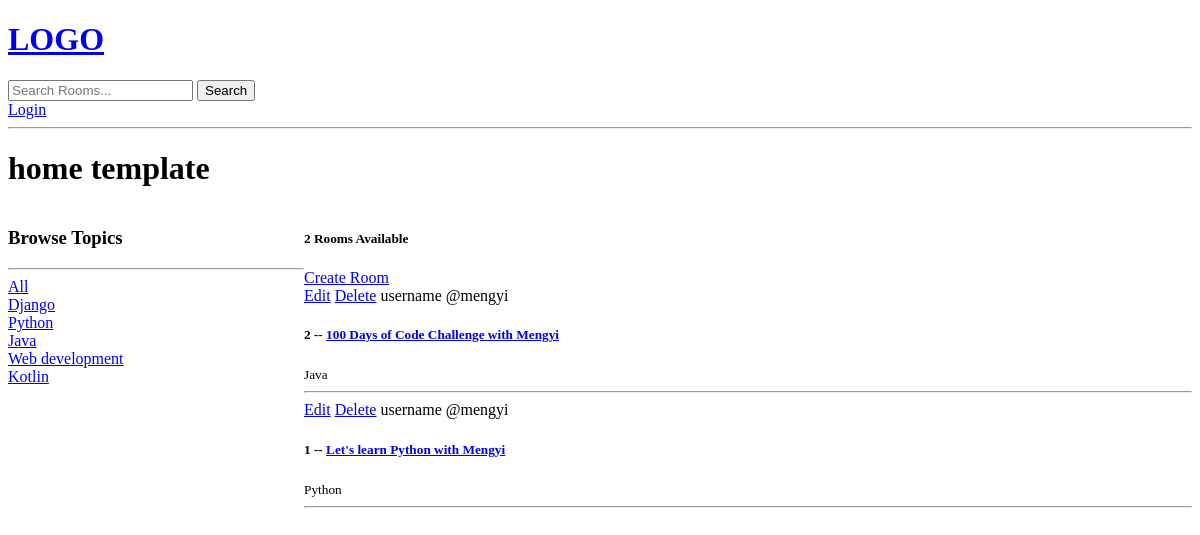
The app's page /, older data.
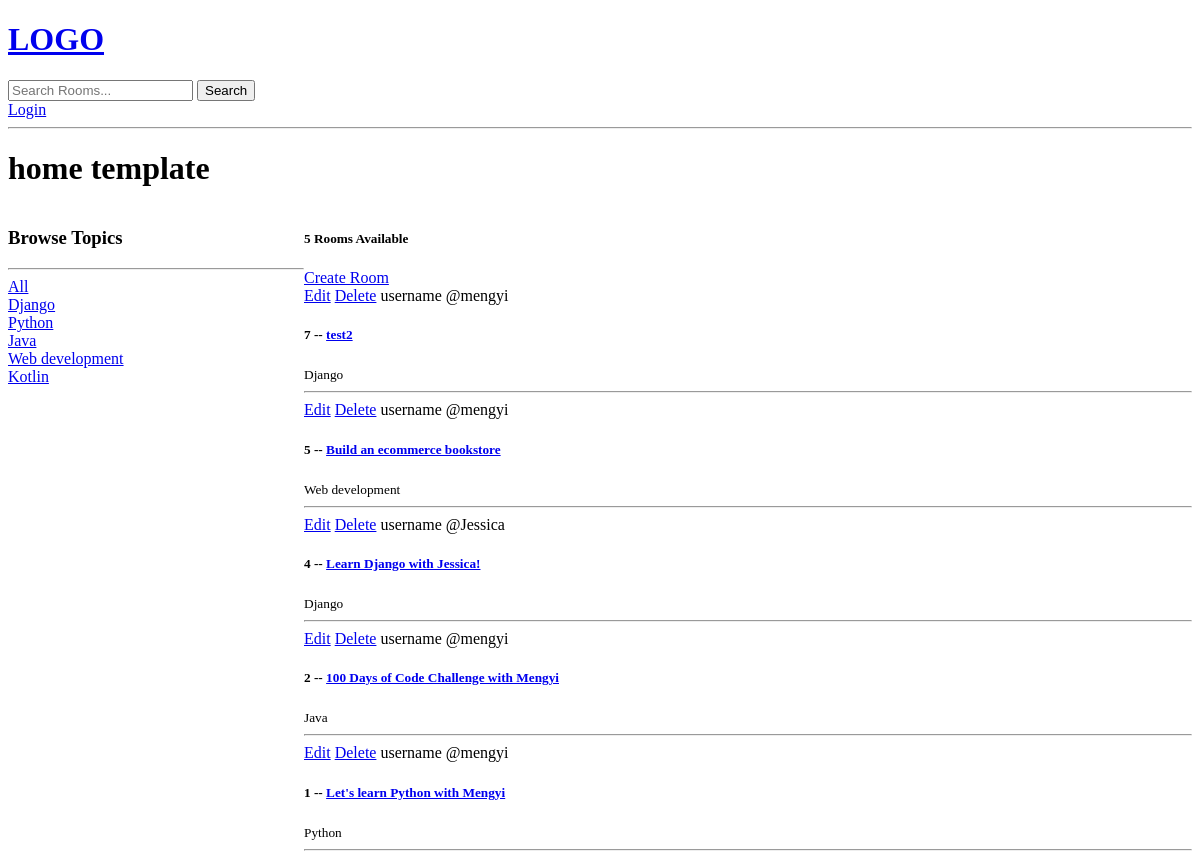
The same page, newer data.
### base/models.py (models this page shows, shortened)
class Topic(models.Model):
    name = models.CharField(max_length=200)

class Room(models.Model):
    host = models.ForeignKey(User, on_delete=models.SET_NULL, null=True)
    topic = models.ForeignKey(
        Topic, on_delete=models.SET_NULL, null=True)
    name = models.CharField(max_length=200)
    description = models.TextField(null=True, blank=True)
    updated = models.DateTimeField(auto_now=True)
    created = models.DateTimeField(auto_now_add=True)
    class Meta:
        ordering = ['-updated', '-created']

### base/views.py (the view)
# urls.py: 2. Add a URL to urlpatterns:  path('', views.home, name='home')
def home(request):
    q = request.GET.get("q") if request.GET.get("q") != None else ""
    rooms = Room.objects.filter(
        Q(topic__name__icontains=q) | Q(name__icontains=q) | Q(description__icontains=q))
    topics = Topic.objects.all()
    room_count = rooms.count()
    context = {"rooms": rooms, "topics": topics, "room_count": room_count}
    return render(request, "base/home.html", context)

### base/templates/base/home.html (shortened to what this page needs)
{% extends "main.html" %}
{% block content %}
<h1>home template</h1>
<div class="home-container">
    <div>
        <h3>Browse Topics</h3>
        <hr>
        <div>
            <a href="{% url 'home' %}">All</a>
        </div>
        {% for topic in topics %}
        <div>
            <a href="{% url 'home' %}?q={{topic.name}}">{{ topic.name }}</a>
        </div>
        {% endfor %}
    </div>
    <div>
        <h5>{{room_count}} Rooms Available </h5>
        <a href="{% url 'create-room' %}">Create Room</a>
        <div>
            {% for room in rooms %}
            <div>
                <a href="{% url 'update-room' room.id %}">Edit</a>
                <a href="{% url 'delete-room' room.id %}">Delete</a>
                <span> username @{{room.host.username}}</span>
                <h5>
                    {{ room.id}} -- <a href="{% url 'room' room.id%}">{{ room.name }} </a>
                </h5>
                <small> {{ room.topic.name }} </small>
                <hr>
            </div>
            {% endfor %}
        </div>
    </div>
</div>
{% endblock content %}

### templates/main.html (shortened to what this page needs)
<!DOCTYPE html>
<html>
<head>
</head>
<body>
    {% include "navbar.html" %}
    {% block content %}
    {% endblock %}
</body>
</html>

### templates/navbar.html
<a href="/">
    <h1>LOGO</h1>
</a>
<form method="GET" action="{%url 'home'%}">
    <input type="text" name="q" placeholder="Search Rooms...">
    <input type="submit" value="Search">
</form>
{% if request.user.is_authenticated %}
<a href="{%url 'logout' %}">Logout</a>
{% else %}
<a href="{%url 'login' %}">Login</a>
{% endif %}
<hr>

### base/templates/base/home.html (style rules this page uses)
.home-container { display: grid; grid-template-columns: 1fr 3fr; }

Row changes from the older to the newer data that the page shows:
added Room: host.username "mengyi", id "7", name "test2", topic.name "Django"
added Room: host.username "mengyi", id "5", name "Build an ecommerce bookstore", topic.name "Web development"
added Room: host.username "Jessica", id "4", name "Learn Django with Jessica!", topic.name "Django"
Text that changed along with them:
{{ room_count }}: "2" → "5"
